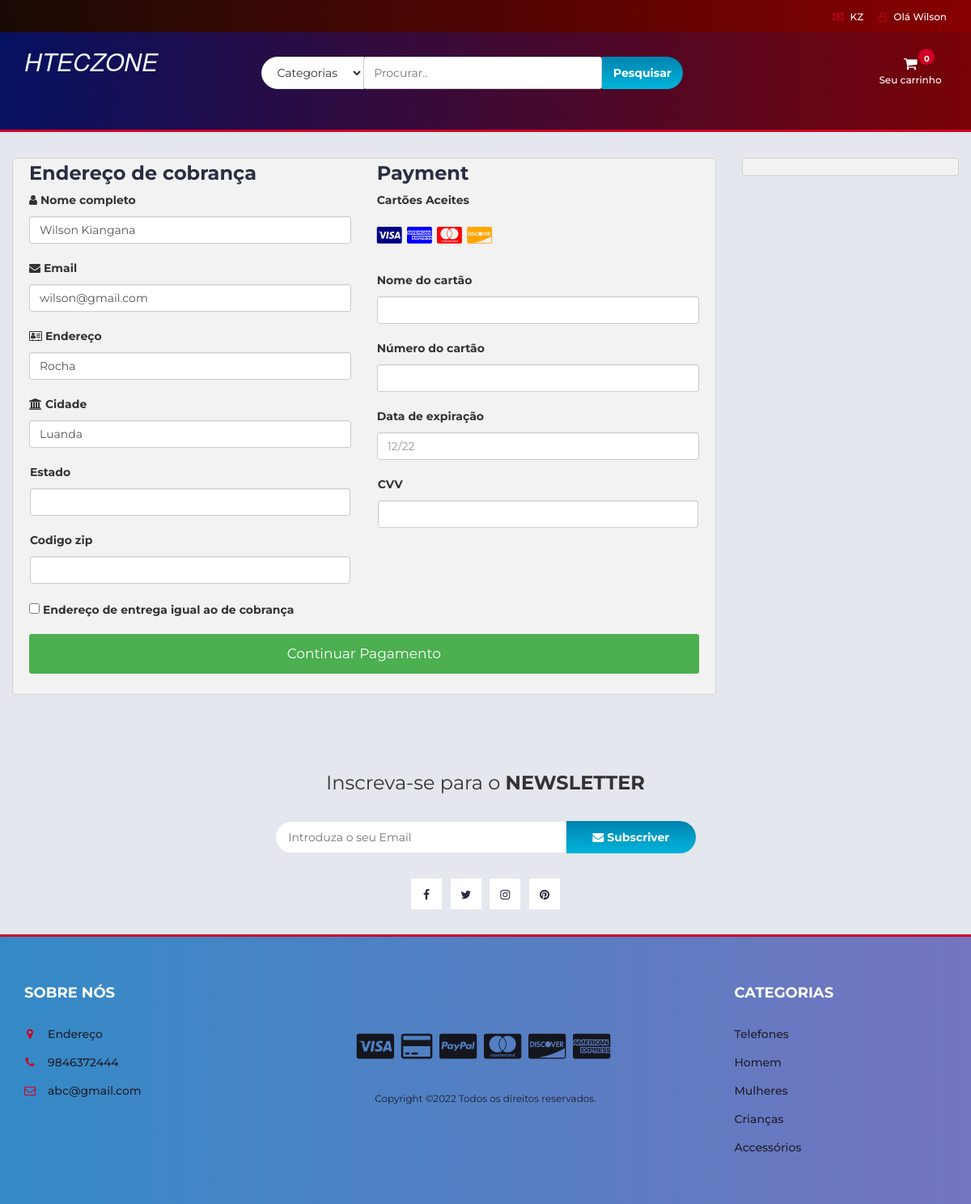
Page /checkout.php (signed in) on the committed database.
### tables this page shows
CREATE TABLE IF NOT EXISTS `user_info` (
  `user_id` int NOT NULL AUTO_INCREMENT,
  `first_name` varchar(100) NOT NULL,
  `last_name` varchar(100) NOT NULL,
  `email` varchar(300) NOT NULL,
  `password` varchar(300) NOT NULL,
  `mobile` varchar(10) NOT NULL,
  `address1` varchar(300) NOT NULL,
  `address2` varchar(11) NOT NULL,
  PRIMARY KEY (`user_id`)
);

### checkout.php (the view, shortened to what this page needs)
<?php
include "db.php";
include "header.php";
?>
<section class="section">
	<div class="container-fluid">
		<div class="row-checkout">
		<?php
		if(isset($_SESSION["uid"])){
			$sql = "SELECT * FROM user_info WHERE user_id='$_SESSION[uid]'";
			$query = mysqli_query($con,$sql);
			$row=mysqli_fetch_array($query);
		echo'
			<div class="col-75">
				<div class="container-checkout">
				<form id="checkout_form" action="checkout_process.php" method="POST" class="was-validated">
					<div class="row-checkout">
					<div class="col-50">
						<h3>Endereço de cobrança</h3>
						<label for="fname"><i class="fa fa-user" ></i> Nome completo</label>
						<input type="text" id="fname" class="form-control" name="firstname" pattern="^[a-zA-Z ]+$"  value="'.$row["first_name"].' '.$row["last_name"].'">
						<label for="email"><i class="fa fa-envelope"></i> Email</label>
						<input type="text" id="email" name="email" class="form-control" pattern="^[_a-z0-9-]+(\.[_a-z0-9-]+)*@[a-z0-9]+(\.[a-z]{2,4})$" value="'.$row["email"].'" required>
						<label for="adr"><i class="fa fa-address-card-o"></i> Endereço</label>
						<input type="text" id="adr" name="address" class="form-control" value="'.$row["address1"].'" required>
						<label for="city"><i class="fa fa-institution"></i> Cidade</label>
						<input type="text" id="city" name="city" class="form-control" value="'.$row["address2"].'" pattern="^[a-zA-Z ]+$" required>
						<div class="row">
						<div class="col-50">
							<label for="state">Estado</label>
							<input type="text" id="state" name="state" class="form-control" pattern="^[a-zA-Z ]+$" required>
						</div>
						<div class="col-50">
							<label for="zip">Codigo zip</label>
							<input type="text" id="zip" name="zip" class="form-control" pattern="^[0-9]{6}(?:-[0-9]{4})?$" required>
						</div>
						</div>
					</div>
					<div class="col-50">
						<h3>Payment</h3>
						<label for="fname">Cartões Aceites</label>
						<div class="icon-container">
						<i class="fa fa-cc-visa" style="color:navy;"></i>
						<i class="fa fa-cc-amex" style="color:blue;"></i>
						<i class="fa fa-cc-mastercard" style="color:red;"></i>
						<i class="fa fa-cc-discover" style="color:orange;"></i>
						</div>
						<label for="cname">Nome do cartão</label>
						<input type="text" id="cname" name="cardname" class="form-control" pattern="^[a-zA-Z ]+$" required>
						<div class="form-group" id="card-number-field">
                        <label for="cardNumber">Número do cartão</label>
                        <input type="text" class="form-control" id="cardNumber" name="cardNumber" required>
                    </div>
						<label for="expdate">Data de expiração</label>
						<input type="text" id="expdate" name="expdate" class="form-control" pattern="^((0[1-9])|(1[0-2]))\/(\d{2})$" placeholder="12/22"required>
						<div class="row">
						<div class="col-50">
							<div class="form-group CVV">
								<label for="cvv">CVV</label>
								<input type="text" class="form-control" name="cvv" id="cvv" required>
						</div>
						</div>
					</div>
					</div>
					</div>
					<label><input type="CHECKBOX" name="q" class="roomselect" value="conform" required> Endereço de entrega igual ao de cobrança
					</label>';
					$total=0;
					$total_count=$_POST['total_count'];
				echo'
				<input type="hidden" name="total_count" value="'.$total_count.'">
					<input type="hidden" name="total_price" value="'.$total.'">
					<input type="submit" id="submit" value="Continuar Pagamento" class="checkout-btn">
				</form>
				</div>
			</div>
			';
		}else{
			echo"<script>window.location.href = 'cart.php'</script>";
		}
		?>
			<div class="col-25">
				<div class="container-checkout">
				</div>
			</div>
		</div>
	</div>
</section>
		<div id="newsletter" class="section">
			<div class="container">
				<div class="row">
					<div class="col-md-12">
						<div class="newsletter">
							<p>Inscreva-se para o <strong>NEWSLETTER</strong></p>
							<form >
								<input class="input" type="email" placeholder="Introduza o seu Email">
								<button class="newsletter-btn"><i class="fa fa-envelope"></i> Subscriver</button>
							</form>
							<ul class="newsletter-follow">
								<li>
									<a href="#"><i class="fa fa-facebook"></i></a>
								</li>
								<li>
									<a href="#"><i class="fa fa-twitter"></i></a>
								</li>
								<li>
									<a href="#"><i class="fa fa-instagram"></i></a>
								</li>
								<li>
									<a href="#"><i class="fa fa-pinterest"></i></a>
								</li>
							</ul>
						</div>
					</div>
				</div>
			</div>
		</div>
<?php
include "footer.php";
?>

### header.php (shortened to what this page needs)
<!DOCTYPE html>
<html lang="en">
	<head>
		<link type="text/css" rel="stylesheet" href="css/bootstrap.min.css"/>
		<link type="text/css" rel="stylesheet" href="css/slick.css"/>
		<link type="text/css" rel="stylesheet" href="css/slick-theme.css"/>
		<link type="text/css" rel="stylesheet" href="css/nouislider.min.css"/>
		<link rel="stylesheet" href="css/font-awesome.min.css">
		<link type="text/css" rel="stylesheet" href="css/style.css"/>
		<link type="text/css" rel="stylesheet" href="css/accountbtn.css"/>
    </head>
	<body>
		<header>
			<div id="top-header">
				<div class="container">
					<ul class="header-links pull-right">
						<li><a href="#"><i class="fa fa-money"></i> KZ</a></li>
						<li><?php
                             include "db.php";
                            if(isset($_SESSION["uid"])){
                                $sql = "SELECT first_name FROM user_info WHERE user_id='$_SESSION[uid]'";
                                $query = mysqli_query($con,$sql);
                                $row=mysqli_fetch_array($query);
                                echo '
                               <div class="dropdownn">
                                  <a href="#" class="dropdownn" data-toggle="modal" data-target="#myModal" ><i class="fa fa-user-o"></i> Olá '.$row["first_name"].'</a>
                                  <div class="dropdownn-content">
                                    <a href="" data-toggle="modal" data-target="#profile"><i class="fa fa-user-circle" aria-hidden="true" ></i>Meu Perfil</a>
                                    <a href="logout.php"  ><i class="fa fa-sign-in" aria-hidden="true"></i>Sair</a>
                                  </div>
                                </div>';
                            }
                                             ?>
                                </li>
					</ul>
				</div>
			</div>
			<div id="header">
				<div class="container">
					<div class="row">
						<div class="col-md-3">
							<div class="header-logo">
								<a href="index.php" class="logo">
								<font style="font-style:oblique; font-size: 30px;color: aliceblue;font-family: Gotham, 'Helvetica Neue', Helvetica, Arial, 'sans-serif'">
                                        HTECZONE
                                    </font>
								</a>
							</div>
						</div>
						<div class="col-md-6">
							<div class="header-search">
								<form>
									<select class="input-select">
										<option value="0">Categorias</option>
									</select>
									<input class="input" id="search" type="text" placeholder="Procurar..">
									<button type="submit" id="search_btn" class="search-btn">Pesquisar</button>
								</form>
							</div>
						</div>
						<div class="col-md-3 clearfix">
							<div class="header-ctn">
								<div class="dropdown">
									<a class="dropdown-toggle" data-toggle="dropdown" aria-expanded="true">
										<i class="fa fa-shopping-cart"></i>
										<span>Seu carrinho</span>
										<div class="badge qty">0</div>
									</a>
									</div>
							</div>
						</div>
					</div>
				</div>
			</div>
		</header>
		<nav id='navigation'>
		</nav>

### css/style.css (style rules this page uses)
body { font-family: 'Montserrat', sans-serif; font-weight: 400; background-color: #e4e7ed; }
h1, h2, h3, h4, h5, h6 { color: #2B2D42; font-weight: 700; margin: 0 0 10px; }
a { color: #2B2D42; font-weight: 500; -webkit-transition: 0.2s color; transition: 0.2s color; }
ul, ol { margin: 0; padding: 0; list-style: none }
.input { height: 40px; padding: 0px 15px; border: 1px solid #E4E7ED; background-color: #FFF; width: 100%; }
.input-select { padding: 0px 15px; background: #FFF; border: 1px solid #E4E7ED; height: 40px; }
.section { padding-top: 30px; padding-bottom: 30px; }
#top-header { padding-top: 10px; padding-bottom: 10px; background-color: #1E1F29; }
.header-links li { display: inline-block; margin-right: 15px; font-size: 12px; }
.header-links li:last-child { margin-right: 0px; }
.header-links li a { color: #FFF; }
.header-links li i { color: #D10024; margin-right: 5px; }
#header { padding-top: 15px; padding-bottom: 15px; background-image: linear-gradient(-135deg, #FF6CAB 0%, #F660BC 10%, #EC53CD 20%, #E045DE 30%, #D335EE 40%, #C323FF 50%, #B53AFF 60%, #A749FF 70%, #9854FF 80%, #865EFF 90%, #7366FF 100%); }
.header-logo { float: left; }
.header-search { padding: 15px 0px; }
.header-search form { position: relative; }
.header-search form .input-select { margin-right: -4px; border-radius: 40px 0px 0px 40px; }
.header-search form .input { width: calc(100% - 260px); margin-right: -4px; }
.header-search form .search-btn { height: 40px; width: 100px; background: #00B4DB; background: -webkit-linear-gradient(to bottom, #0083B0, #00B4DB); background: linear-gradient(to bottom, #0083B0, #00B4DB); color: #FFF; font-weight: 700; border: none; border-radius: 0px 40px 40px 0px; }
.header-ctn { float: right; padding: 15px 0px; }
.header-ctn>div { display: inline-block; }
.header-ctn>div>a { display: block; position: relative; width: 90px; text-align: center; color: #FFF; }
.header-ctn>div>a>i { display: block; font-size: 18px; }
.header-ctn>div>a>span { font-size: 12px; }
.header-ctn>div>a>.qty { position: absolute; right: 15px; top: -10px; width: 20px; height: 20px; line-height: 20px; text-align: center; border-radius: 50%; font-size: 10px; color: #FFF; background-color: #D10024; }
#navigation { background: #FFF; border-bottom: 2px solid #E4E7ED; border-top: 3px solid #D10024; }
#newsletter.section { border-top: 2px solid #E4E7ED; border-bottom: 3px solid #D10024; margin-top: 30px; }
.newsletter { text-align: center; }
.newsletter p { font-size: 24px; }
.newsletter form { position: relative; max-width: 520px; margin: 30px auto; }
.newsletter form:after { content: "\f003"; font-family: FontAwesome; position: absolute; font-size: 160px; color: #E4E7ED; top: 15px; -webkit-transform: translateY(-50%) rotate(15deg); -ms-transform: translateY(-50%) rotate(15deg); transform: translateY(-50%) rotate(15deg); z-index: -1; left: -90px; }
.newsletter form .input { width: calc(100% - 160px); margin-right: -4px; border-radius: 40px 0px 0px 40px; }
.newsletter form .newsletter-btn { width: 160px; height: 40px; font-weight: 700; background: #00B4DB; background: -webkit-linear-gradient(to bottom, #0083B0, #00B4DB); background: linear-gradient(to bottom, #0083B0, #00B4DB); color: #FFF; border: none; border-radius: 0px 40px 40px 0px; }
.newsletter .newsletter-follow { text-align: center; }
.newsletter .newsletter-follow li { display: inline-block; margin-right: 5px; }
.newsletter .newsletter-follow li:last-child { margin-right: 0px; }
.newsletter .newsletter-follow li a { position: relative; display: block; width: 40px; height: 40px; text-align: center; line-height: 40px; border: 1px solid #E4E7ED; background-color: #FFF; -webkit-transition: 0.2s all; transition: 0.2s all; }

### css/accountbtn.css (style rules this page uses)
.dropdownn { position: relative; display: inline-block; }

### header.php (style rules this page uses)
#navigation { background: #f5f5f5; background: -webkit-linear-gradient(to right, #F9D423, #FF4E50); background: linear-gradient(to right, ##f5f5f5, #f5f5f5); }
#header { background: #eee; background: -webkit-linear-gradient(to right, #061161, #780206); background: linear-gradient(to right, #061161, #780206); }
#top-header { background: #870000; background: -webkit-linear-gradient(to right, #190A05, #870000); background: linear-gradient(to right, #190A05, #870000); }

### rows in the picture
user_info: first_name "Wilson", firstname "Wilson Kiangana", email "wilson@gmail.com", address "Rocha", city "Luanda"
